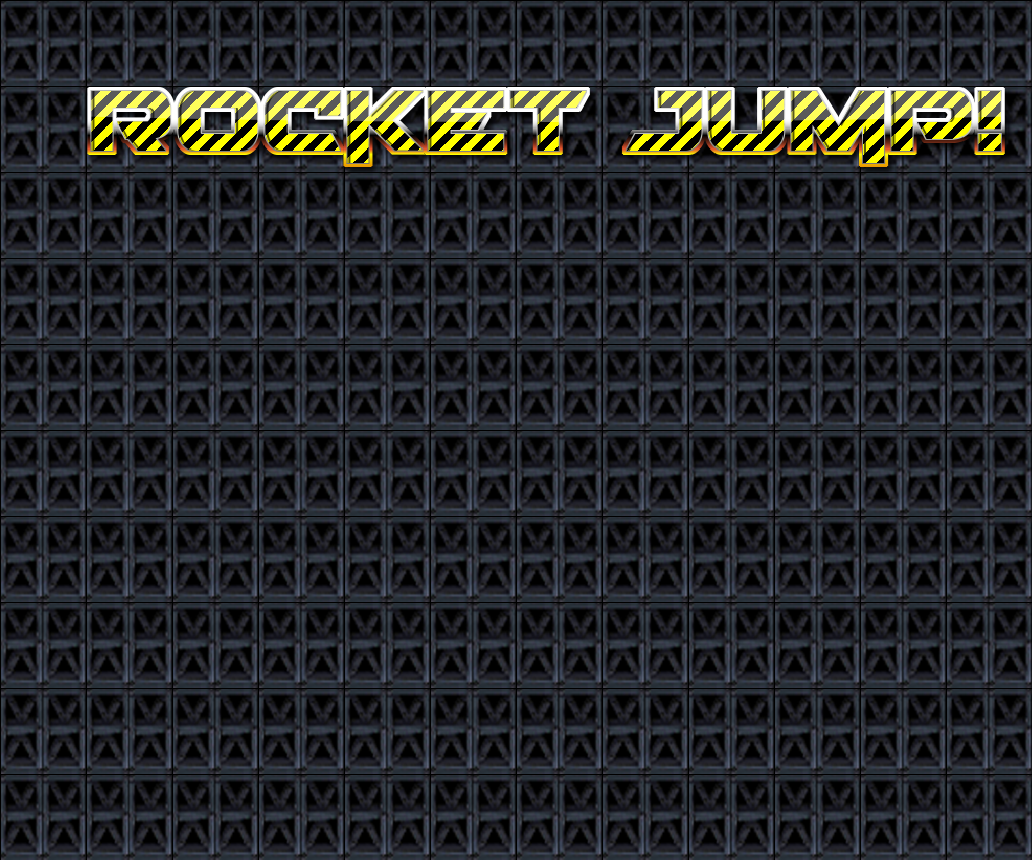

Below is a game level as drawn by its tile map, then a one-line description and the .tmx file that defines it, in full:
An orthogonal 12x10 tile map with 86x86 px tiles, 2 tile layers (parallaxNo, front).

<map version="1.0" orientation="orthogonal" renderorder="right-down" width="12" height="10" tilewidth="86" tileheight="86" nextobjectid="1">
 <tileset firstgid="1" name="background_tiles" tilewidth="86" tileheight="86" tilecount="44" columns="11">
  <image source="background_tiles.png" width="946" height="344" />
 </tileset>
 <layer name="parallaxNo" width="12" height="10">
  <properties>
   <property name="layer_speed" type="float" value="1" />
  </properties>
  <data>
   <tile gid="42" />
   <tile gid="42" />
   <tile gid="42" />
   <tile gid="42" />
   <tile gid="42" />
   <tile gid="42" />
   <tile gid="42" />
   <tile gid="42" />
   <tile gid="42" />
   <tile gid="42" />
   <tile gid="42" />
   <tile gid="42" />
   <tile gid="42" />
   <tile gid="42" />
   <tile gid="42" />
   <tile gid="42" />
   <tile gid="42" />
   <tile gid="42" />
   <tile gid="42" />
   <tile gid="42" />
   <tile gid="42" />
   <tile gid="42" />
   <tile gid="42" />
   <tile gid="42" />
   <tile gid="42" />
   <tile gid="42" />
   <tile gid="42" />
   <tile gid="42" />
   <tile gid="42" />
   <tile gid="42" />
   <tile gid="42" />
   <tile gid="42" />
   <tile gid="42" />
   <tile gid="42" />
   <tile gid="42" />
   <tile gid="42" />
   <tile gid="42" />
   <tile gid="42" />
   <tile gid="42" />
   <tile gid="42" />
   <tile gid="42" />
   <tile gid="42" />
   <tile gid="42" />
   <tile gid="42" />
   <tile gid="42" />
   <tile gid="42" />
   <tile gid="42" />
   <tile gid="42" />
   <tile gid="42" />
   <tile gid="42" />
   <tile gid="42" />
   <tile gid="42" />
   <tile gid="42" />
   <tile gid="42" />
   <tile gid="42" />
   <tile gid="42" />
   <tile gid="42" />
   <tile gid="42" />
   <tile gid="42" />
   <tile gid="42" />
   <tile gid="42" />
   <tile gid="42" />
   <tile gid="42" />
   <tile gid="42" />
   <tile gid="42" />
   <tile gid="42" />
   <tile gid="42" />
   <tile gid="42" />
   <tile gid="42" />
   <tile gid="42" />
   <tile gid="42" />
   <tile gid="42" />
   <tile gid="42" />
   <tile gid="42" />
   <tile gid="42" />
   <tile gid="42" />
   <tile gid="42" />
   <tile gid="42" />
   <tile gid="42" />
   <tile gid="42" />
   <tile gid="42" />
   <tile gid="42" />
   <tile gid="42" />
   <tile gid="42" />
   <tile gid="42" />
   <tile gid="42" />
   <tile gid="42" />
   <tile gid="42" />
   <tile gid="42" />
   <tile gid="42" />
   <tile gid="42" />
   <tile gid="42" />
   <tile gid="42" />
   <tile gid="42" />
   <tile gid="42" />
   <tile gid="42" />
   <tile gid="42" />
   <tile gid="42" />
   <tile gid="42" />
   <tile gid="42" />
   <tile gid="42" />
   <tile gid="42" />
   <tile gid="42" />
   <tile gid="42" />
   <tile gid="42" />
   <tile gid="42" />
   <tile gid="42" />
   <tile gid="42" />
   <tile gid="42" />
   <tile gid="42" />
   <tile gid="42" />
   <tile gid="42" />
   <tile gid="42" />
   <tile gid="42" />
   <tile gid="42" />
   <tile gid="42" />
   <tile gid="42" />
   <tile gid="42" />
   <tile gid="42" />
   <tile gid="42" />
  </data>
 </layer>
 <layer name="front" width="12" height="10">
  <properties>
   <property name="layer_speed" type="float" value="1" />
  </properties>
  <data>
   <tile gid="0" />
   <tile gid="0" />
   <tile gid="0" />
   <tile gid="0" />
   <tile gid="0" />
   <tile gid="0" />
   <tile gid="0" />
   <tile gid="0" />
   <tile gid="0" />
   <tile gid="0" />
   <tile gid="0" />
   <tile gid="0" />
   <tile gid="0" />
   <tile gid="1" />
   <tile gid="2" />
   <tile gid="3" />
   <tile gid="4" />
   <tile gid="5" />
   <tile gid="6" />
   <tile gid="7" />
   <tile gid="8" />
   <tile gid="9" />
   <tile gid="10" />
   <tile gid="11" />
   <tile gid="0" />
   <tile gid="0" />
   <tile gid="0" />
   <tile gid="0" />
   <tile gid="0" />
   <tile gid="0" />
   <tile gid="0" />
   <tile gid="0" />
   <tile gid="0" />
   <tile gid="0" />
   <tile gid="0" />
   <tile gid="0" />
   <tile gid="0" />
   <tile gid="0" />
   <tile gid="0" />
   <tile gid="0" />
   <tile gid="0" />
   <tile gid="0" />
   <tile gid="0" />
   <tile gid="0" />
   <tile gid="0" />
   <tile gid="0" />
   <tile gid="0" />
   <tile gid="0" />
   <tile gid="0" />
   <tile gid="0" />
   <tile gid="0" />
   <tile gid="0" />
   <tile gid="0" />
   <tile gid="0" />
   <tile gid="0" />
   <tile gid="0" />
   <tile gid="0" />
   <tile gid="0" />
   <tile gid="0" />
   <tile gid="0" />
   <tile gid="0" />
   <tile gid="0" />
   <tile gid="0" />
   <tile gid="0" />
   <tile gid="0" />
   <tile gid="0" />
   <tile gid="0" />
   <tile gid="0" />
   <tile gid="0" />
   <tile gid="0" />
   <tile gid="0" />
   <tile gid="0" />
   <tile gid="0" />
   <tile gid="0" />
   <tile gid="0" />
   <tile gid="0" />
   <tile gid="0" />
   <tile gid="0" />
   <tile gid="0" />
   <tile gid="0" />
   <tile gid="0" />
   <tile gid="0" />
   <tile gid="0" />
   <tile gid="0" />
   <tile gid="0" />
   <tile gid="0" />
   <tile gid="0" />
   <tile gid="0" />
   <tile gid="0" />
   <tile gid="0" />
   <tile gid="0" />
   <tile gid="0" />
   <tile gid="0" />
   <tile gid="0" />
   <tile gid="0" />
   <tile gid="0" />
   <tile gid="0" />
   <tile gid="0" />
   <tile gid="0" />
   <tile gid="0" />
   <tile gid="0" />
   <tile gid="0" />
   <tile gid="0" />
   <tile gid="0" />
   <tile gid="0" />
   <tile gid="0" />
   <tile gid="0" />
   <tile gid="0" />
   <tile gid="0" />
   <tile gid="0" />
   <tile gid="0" />
   <tile gid="0" />
   <tile gid="0" />
   <tile gid="0" />
   <tile gid="0" />
   <tile gid="0" />
   <tile gid="0" />
   <tile gid="0" />
   <tile gid="0" />
   <tile gid="0" />
  </data>
 </layer>
</map>